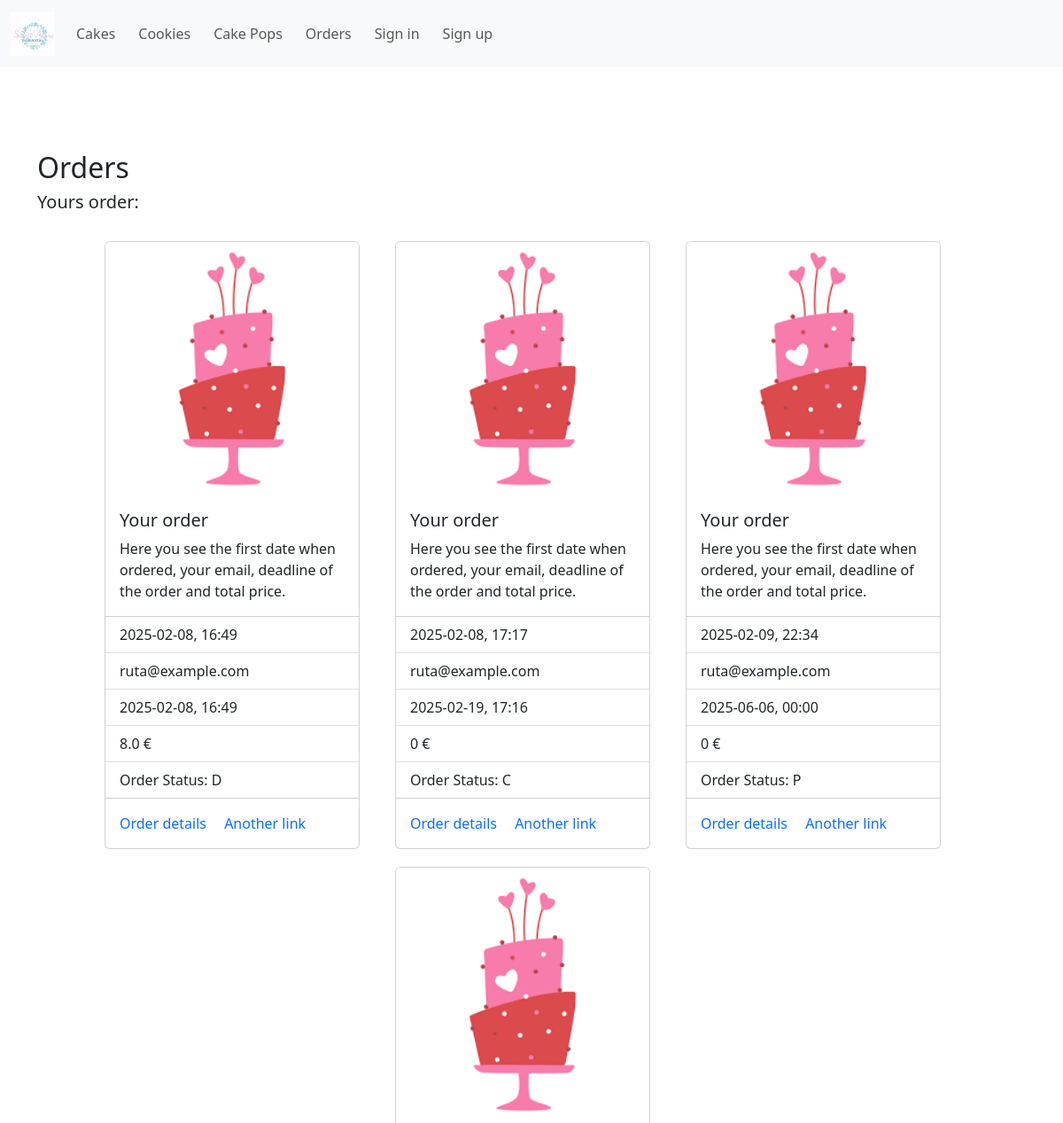
Before: /orders/ (upper part) with the older database file.
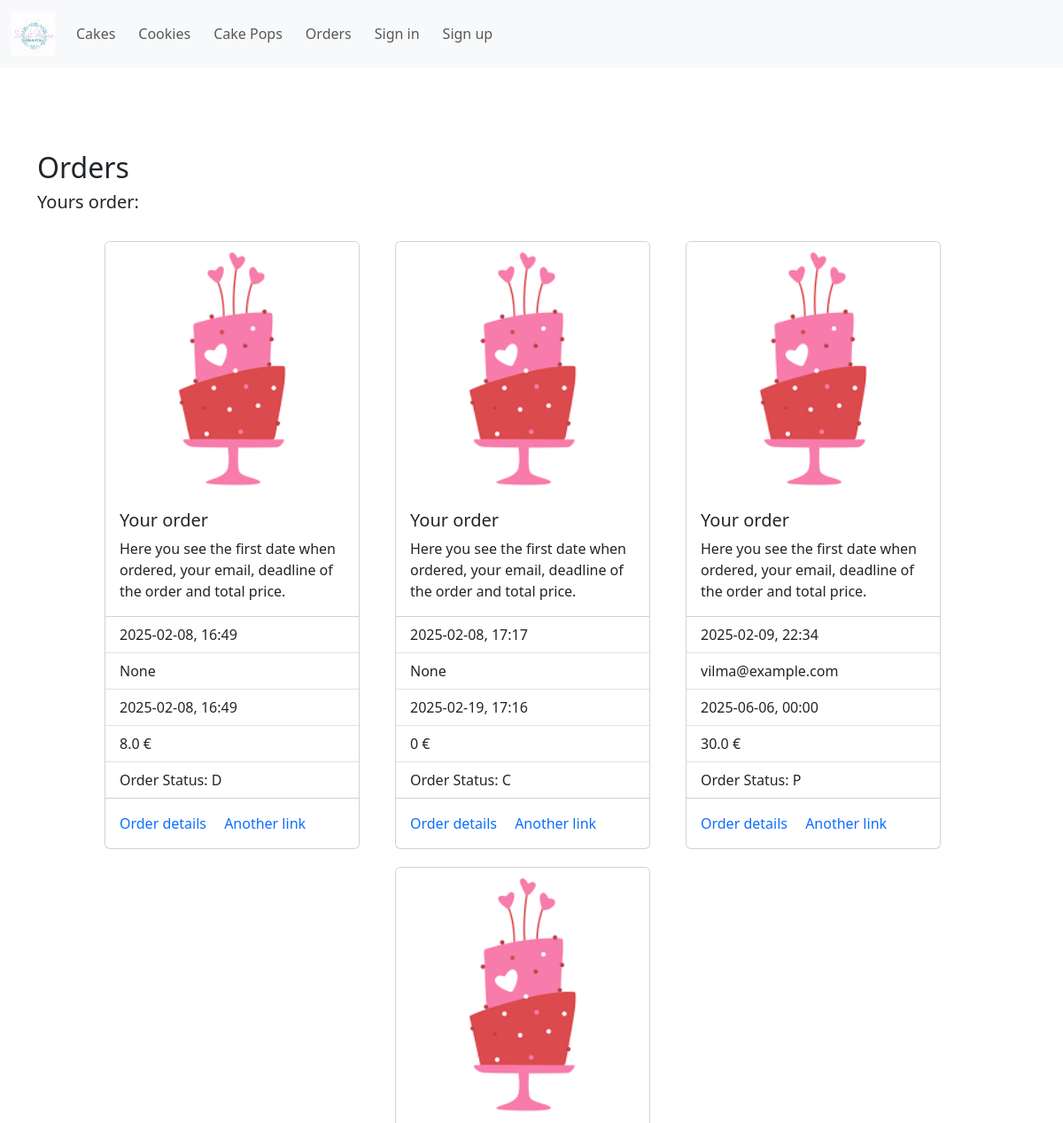
After: the same page with the newer database file.
### desserts/models.py (models this page shows, shortened)
class Order(models.Model):
    order_date = models.DateTimeField(blank=False, null=False, auto_now_add=True)
    user = models.ForeignKey(User, on_delete=models.SET_NULL, null=True, blank=True)
    deadline = models.DateTimeField(verbose_name="Deadline", null=True, blank=True)
    NEW = "N"
    IN_PROGRESS = "P"
    COMPLETED = "C"
    DELIVERED = "D"
    ORDER_STATUSES = {
        NEW: "New",
        IN_PROGRESS: "In Progress",
        COMPLETED: "Completed",
        DELIVERED: "Delivered",
    }
    status = models.CharField(
        max_length=1, choices=ORDER_STATUSES, default="NEW", blank=True
    )
    class Meta:
        verbose_name = "Order"
        verbose_name_plural = "Orders"
    @property
    def total_price(self):
        total_price = 0
        for line in self.lines.all():
            total_price += line.price
        return total_price

class OrderLine(models.Model):
    order = models.ForeignKey(
        Order, on_delete=models.CASCADE, blank=True, null=True, related_name="lines"
    )
    options = models.ManyToManyField(
        Option,
        blank=False,
        help_text="*To select more than one Option, press CTRL and left mouse key.",
    )
    product = models.ForeignKey(
        Product, on_delete=models.CASCADE, blank=False, null=True, related_name="order_line"
    )
    quantity = models.IntegerField(blank=True, null=False, default=1)
    class Meta:
        verbose_name = "Order Line"
        verbose_name_plural = "Order Lines"
    @property
    def price(self):
        if self.product:
            return self.product.price * self.quantity
        else:
            return 0

class Product(models.Model):
    category = models.ForeignKey(
        Category, on_delete=models.CASCADE, blank=True, null=True
    )
    options = models.ManyToManyField(
        Option,
        blank=True, null=True
    )
    name = models.CharField(max_length=200, blank=True, null=True)
    description = HTMLField("Description", max_length=4096, default="")
    price = models.FloatField(blank=False, null=False)
    image = models.ImageField(upload_to="products", blank=True, null=True)
    class Meta:
        verbose_name = "Product"
        verbose_name_plural = "Products"

### my_auth/models.py (models this page shows)
class User(AbstractUser):
    bio = models.TextField(null=True, blank=True)
    email = models.EmailField(unique=True, null=True)
    USERNAME_FIELD = "email"
    REQUIRED_FIELDS = []
    class Meta:
        verbose_name = "User"
        verbose_name_plural = "Users"

### desserts/views.py (the view)
# urls.py: path("orders/", views.OrdersListView.as_view(), name="orders"),
class OrdersListView(generic.ListView):
    template_name = "desserts/orders.html"
    paginate_by = 4
    model = Order
    context_object_name = "orders"
    ordering = ["id"]

### desserts/templates/desserts/orders.html (shortened to what this page needs)
{% extends "desserts/base.html" %}
{% load static %}
{% block content %}
<h2>Orders</h2>
<h5>Yours order:</h5>
<br/>
{% if page_obj %}
<div class="cards-container">
    {% for order in page_obj %}
    <div class="card" style="width: 18rem;">
        {% if order.lines.first.product.image %}
        <img src="{{ order.lines.first.product.image.url }}" class="card-img-top" alt="...">
        {% else %}
        <img src="{% static 'desserts/img/default.png' %}" class="card-img-top" alt="No Image Available">
        {% endif %}
        <div class="card-body">
            <h5 class="card-title">Your order</h5>
            <p class="card-text">Here you see the first date when ordered, your email, deadline of the order and total
                price. </p>
        </div>
        <ul class="list-group list-group-flush">
            <li class="list-group-item">{{ order.order_date|date:"Y-m-d, H:i" }}</li>
            <li class="list-group-item">{{ order.user }}</li>
            <li class="list-group-item">{{ order.deadline|date:"Y-m-d, H:i" }}</li>
            <li class="list-group-item">{{ order.total_price }} €</li>
            <li class="list-group-item">Order Status: {{ order.status }}</li>
        </ul>
        <div class="card-body">
            <a href="{% url 'order_details' order.id %}" class="card-link">Order details</a>
            <a href="#" class="card-link">Another link</a>
        </div>
    </div>
    <br>
    {% endfor %}
    {% else %}
    <p>There are no orders at the moment.</p>
    {% endif %}
</div>
{% endblock content %}

Changed rows visible on the page:
changed Order (number 1 of 4 on the later page): user "ruta@example.com" → "None"
changed Order (number 2 of 4 on the later page): user "ruta@example.com" → "None"
changed Order: user "ruta@example.com" → "vilma@example.com"; total_price "0" → "30.0"
